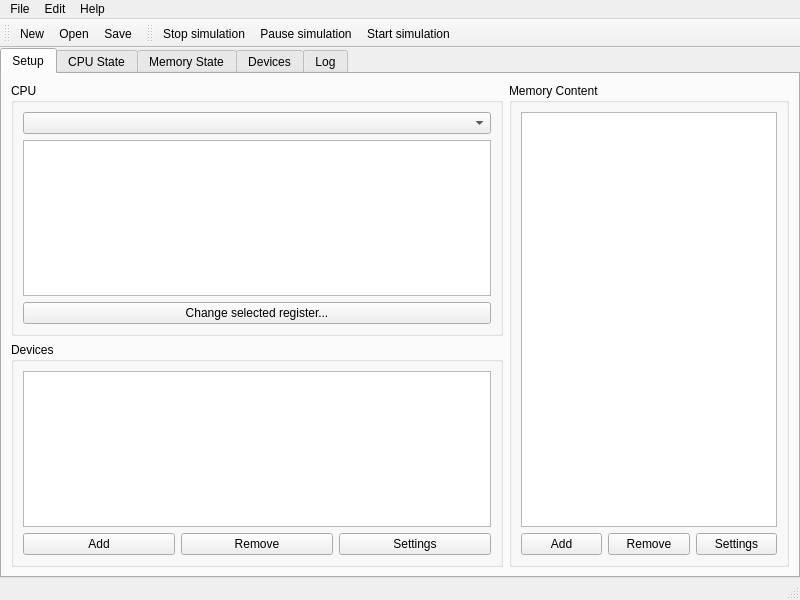
<?xml version="1.0" encoding="UTF-8"?>
<ui version="4.0">
 <class>MainWindow</class>
 <widget class="QMainWindow" name="MainWindow">
  <property name="geometry">
   <rect>
    <x>0</x>
    <y>0</y>
    <width>800</width>
    <height>600</height>
   </rect>
  </property>
  <property name="windowTitle">
   <string>resim</string>
  </property>
  <widget class="QWidget" name="centralwidget">
   <layout class="QHBoxLayout" name="horizontalLayout">
    <property name="margin">
     <number>0</number>
    </property>
    <item>
     <widget class="QTabWidget" name="tabWidget">
      <property name="currentIndex">
       <number>0</number>
      </property>
      <widget class="QWidget" name="tab">
       <attribute name="title">
        <string>Setup</string>
       </attribute>
       <layout class="QGridLayout" name="gridLayout_2">
        <item row="1" column="0">
         <widget class="QGroupBox" name="groupBox">
          <property name="title">
           <string>Devices</string>
          </property>
          <layout class="QGridLayout" name="gridLayout">
           <item row="0" column="0" colspan="3">
            <widget class="QListWidget" name="deviceList"/>
           </item>
           <item row="1" column="0">
            <widget class="QPushButton" name="addDevice">
             <property name="text">
              <string>Add</string>
             </property>
            </widget>
           </item>
           <item row="1" column="1">
            <widget class="QPushButton" name="removeDevice">
             <property name="text">
              <string>Remove</string>
             </property>
            </widget>
           </item>
           <item row="1" column="2">
            <widget class="QPushButton" name="deviceSettings">
             <property name="text">
              <string>Settings</string>
             </property>
            </widget>
           </item>
          </layout>
         </widget>
        </item>
        <item row="0" column="0">
         <widget class="QGroupBox" name="groupBox_3">
          <property name="title">
           <string>CPU</string>
          </property>
          <layout class="QVBoxLayout" name="verticalLayout">
           <item>
            <widget class="QComboBox" name="cpuModel"/>
           </item>
           <item>
            <widget class="QListWidget" name="initialRegisterList"/>
           </item>
           <item>
            <widget class="QPushButton" name="changeRegister">
             <property name="text">
              <string>Change selected register...</string>
             </property>
            </widget>
           </item>
          </layout>
         </widget>
        </item>
        <item row="0" column="1" rowspan="2">
         <widget class="QGroupBox" name="groupBox_2">
          <property name="title">
           <string>Memory Content</string>
          </property>
          <layout class="QGridLayout" name="gridLayout_3">
           <item row="1" column="1">
            <widget class="QPushButton" name="removeMemoryContent">
             <property name="text">
              <string>Remove</string>
             </property>
            </widget>
           </item>
           <item row="1" column="0">
            <widget class="QPushButton" name="addMemoryContent">
             <property name="text">
              <string>Add</string>
             </property>
            </widget>
           </item>
           <item row="1" column="2">
            <widget class="QPushButton" name="changeMemoryContent">
             <property name="text">
              <string>Settings</string>
             </property>
            </widget>
           </item>
           <item row="0" column="0" colspan="3">
            <widget class="QListWidget" name="memoryContentList"/>
           </item>
          </layout>
         </widget>
        </item>
       </layout>
      </widget>
      <widget class="QWidget" name="tab_2">
       <attribute name="title">
        <string>CPU State</string>
       </attribute>
       <layout class="QGridLayout" name="gridLayout_4">
        <item row="0" column="1">
         <widget class="QGroupBox" name="groupBox_4">
          <property name="title">
           <string>Registers</string>
          </property>
          <layout class="QVBoxLayout" name="verticalLayout_2">
           <item>
            <widget class="QListWidget" name="registerState"/>
           </item>
          </layout>
         </widget>
        </item>
        <item row="0" column="0">
         <widget class="QGroupBox" name="groupBox_5">
          <property name="title">
           <string>General</string>
          </property>
          <layout class="QFormLayout" name="formLayout">
           <item row="0" column="0">
            <widget class="QLabel" name="label">
             <property name="text">
              <string>State:</string>
             </property>
            </widget>
           </item>
           <item row="0" column="1">
            <widget class="QLabel" name="cpuState">
             <property name="text">
              <string>Running</string>
             </property>
            </widget>
           </item>
           <item row="1" column="0">
            <widget class="QLabel" name="label_3">
             <property name="text">
              <string>Time:</string>
             </property>
            </widget>
           </item>
           <item row="1" column="1">
            <widget class="QLabel" name="time">
             <property name="text">
              <string>0</string>
             </property>
            </widget>
           </item>
          </layout>
         </widget>
        </item>
        <item row="1" column="0" colspan="2">
         <widget class="QPushButton" name="refreshProcessorState">
          <property name="text">
           <string>Refresh</string>
          </property>
         </widget>
        </item>
       </layout>
      </widget>
      <widget class="QWidget" name="tab_4">
       <attribute name="title">
        <string>Memory State</string>
       </attribute>
      </widget>
      <widget class="QWidget" name="tab_5">
       <attribute name="title">
        <string>Devices</string>
       </attribute>
      </widget>
      <widget class="QWidget" name="tab_3">
       <attribute name="title">
        <string>Log</string>
       </attribute>
       <layout class="QGridLayout" name="gridLayout_5">
        <item row="2" column="2">
         <widget class="QPushButton" name="saveLog">
          <property name="text">
           <string>Save</string>
          </property>
         </widget>
        </item>
        <item row="2" column="0">
         <widget class="QPushButton" name="refreshLog">
          <property name="text">
           <string>Refresh</string>
          </property>
         </widget>
        </item>
        <item row="2" column="1">
         <widget class="QPushButton" name="clearLog">
          <property name="text">
           <string>Clear</string>
          </property>
         </widget>
        </item>
        <item row="0" column="0" colspan="3">
         <widget class="QListWidget" name="log"/>
        </item>
       </layout>
      </widget>
     </widget>
    </item>
   </layout>
  </widget>
  <widget class="QMenuBar" name="menubar">
   <property name="geometry">
    <rect>
     <x>0</x>
     <y>0</y>
     <width>800</width>
     <height>23</height>
    </rect>
   </property>
   <widget class="QMenu" name="menuFile">
    <property name="title">
     <string>File</string>
    </property>
    <addaction name="actionNew"/>
    <addaction name="actionOpen"/>
    <addaction name="actionSave"/>
    <addaction name="actionSaveAs"/>
    <addaction name="actionRecentFiles"/>
    <addaction name="separator"/>
    <addaction name="actionExit"/>
   </widget>
   <widget class="QMenu" name="menuEdit">
    <property name="title">
     <string>Edit</string>
    </property>
    <addaction name="actionStartSimulation"/>
    <addaction name="actionPauseSimulation"/>
    <addaction name="actionStopSimulation"/>
   </widget>
   <widget class="QMenu" name="menuHelp">
    <property name="title">
     <string>Help</string>
    </property>
    <addaction name="actionAbout"/>
   </widget>
   <addaction name="menuFile"/>
   <addaction name="menuEdit"/>
   <addaction name="menuHelp"/>
  </widget>
  <widget class="QStatusBar" name="statusbar"/>
  <widget class="QToolBar" name="toolBar">
   <property name="windowTitle">
    <string>toolBar</string>
   </property>
   <attribute name="toolBarArea">
    <enum>TopToolBarArea</enum>
   </attribute>
   <attribute name="toolBarBreak">
    <bool>false</bool>
   </attribute>
   <addaction name="actionNew"/>
   <addaction name="actionOpen"/>
   <addaction name="actionSave"/>
  </widget>
  <widget class="QToolBar" name="toolBar_2">
   <property name="windowTitle">
    <string>toolBar_2</string>
   </property>
   <attribute name="toolBarArea">
    <enum>TopToolBarArea</enum>
   </attribute>
   <attribute name="toolBarBreak">
    <bool>false</bool>
   </attribute>
   <addaction name="actionStopSimulation"/>
   <addaction name="actionPauseSimulation"/>
   <addaction name="actionStartSimulation"/>
  </widget>
  <action name="actionAbout">
   <property name="icon">
    <iconset resource="../resim.qrc">
     <normaloff>:/icons/icons/help-about.png</normaloff>:/icons/icons/help-about.png</iconset>
   </property>
   <property name="text">
    <string>About...</string>
   </property>
  </action>
  <action name="actionStartSimulation">
   <property name="icon">
    <iconset resource="../resim.qrc">
     <normaloff>:/icons/icons/media-playback-start.png</normaloff>:/icons/icons/media-playback-start.png</iconset>
   </property>
   <property name="text">
    <string>Start simulation</string>
   </property>
  </action>
  <action name="actionPauseSimulation">
   <property name="icon">
    <iconset resource="../resim.qrc">
     <normaloff>:/icons/icons/media-playback-pause.png</normaloff>:/icons/icons/media-playback-pause.png</iconset>
   </property>
   <property name="text">
    <string>Pause simulation</string>
   </property>
  </action>
  <action name="actionStopSimulation">
   <property name="icon">
    <iconset resource="../resim.qrc">
     <normaloff>:/icons/icons/media-playback-stop.png</normaloff>:/icons/icons/media-playback-stop.png</iconset>
   </property>
   <property name="text">
    <string>Stop simulation</string>
   </property>
  </action>
  <action name="actionNew">
   <property name="icon">
    <iconset resource="../resim.qrc">
     <normaloff>:/icons/icons/document-new.png</normaloff>:/icons/icons/document-new.png</iconset>
   </property>
   <property name="text">
    <string>New...</string>
   </property>
  </action>
  <action name="actionOpen">
   <property name="icon">
    <iconset resource="../resim.qrc">
     <normaloff>:/icons/icons/document-open.png</normaloff>:/icons/icons/document-open.png</iconset>
   </property>
   <property name="text">
    <string>Open...</string>
   </property>
  </action>
  <action name="actionSave">
   <property name="icon">
    <iconset resource="../resim.qrc">
     <normaloff>:/icons/icons/document-save.png</normaloff>:/icons/icons/document-save.png</iconset>
   </property>
   <property name="text">
    <string>Save...</string>
   </property>
  </action>
  <action name="actionExit">
   <property name="icon">
    <iconset resource="../resim.qrc">
     <normaloff>:/icons/icons/application-exit.png</normaloff>:/icons/icons/application-exit.png</iconset>
   </property>
   <property name="text">
    <string>Quit</string>
   </property>
  </action>
  <action name="actionRecentFiles">
   <property name="icon">
    <iconset resource="../resim.qrc">
     <normaloff>:/icons/icons/document-open-recent.png</normaloff>:/icons/icons/document-open-recent.png</iconset>
   </property>
   <property name="text">
    <string>Recent files</string>
   </property>
  </action>
  <action name="actionSaveAs">
   <property name="icon">
    <iconset resource="../resim.qrc">
     <normaloff>:/icons/icons/document-save-as.png</normaloff>:/icons/icons/document-save-as.png</iconset>
   </property>
   <property name="text">
    <string>Save as...</string>
   </property>
  </action>
 </widget>
 <resources>
  <include location="../resim.qrc"/>
 </resources>
 <connections>
  <connection>
   <sender>actionAbout</sender>
   <signal>activated()</signal>
   <receiver>MainWindow</receiver>
   <slot>about()</slot>
   <hints>
    <hint type="sourcelabel">
     <x>-1</x>
     <y>-1</y>
    </hint>
    <hint type="destinationlabel">
     <x>399</x>
     <y>299</y>
    </hint>
   </hints>
  </connection>
  <connection>
   <sender>actionNew</sender>
   <signal>activated()</signal>
   <receiver>MainWindow</receiver>
   <slot>newConfig()</slot>
   <hints>
    <hint type="sourcelabel">
     <x>-1</x>
     <y>-1</y>
    </hint>
    <hint type="destinationlabel">
     <x>399</x>
     <y>299</y>
    </hint>
   </hints>
  </connection>
  <connection>
   <sender>actionOpen</sender>
   <signal>activated()</signal>
   <receiver>MainWindow</receiver>
   <slot>open()</slot>
   <hints>
    <hint type="sourcelabel">
     <x>-1</x>
     <y>-1</y>
    </hint>
    <hint type="destinationlabel">
     <x>399</x>
     <y>299</y>
    </hint>
   </hints>
  </connection>
  <connection>
   <sender>actionSave</sender>
   <signal>activated()</signal>
   <receiver>MainWindow</receiver>
   <slot>save()</slot>
   <hints>
    <hint type="sourcelabel">
     <x>-1</x>
     <y>-1</y>
    </hint>
    <hint type="destinationlabel">
     <x>399</x>
     <y>299</y>
    </hint>
   </hints>
  </connection>
  <connection>
   <sender>actionSaveAs</sender>
   <signal>activated()</signal>
   <receiver>MainWindow</receiver>
   <slot>saveAs()</slot>
   <hints>
    <hint type="sourcelabel">
     <x>-1</x>
     <y>-1</y>
    </hint>
    <hint type="destinationlabel">
     <x>399</x>
     <y>299</y>
    </hint>
   </hints>
  </connection>
  <connection>
   <sender>cpuModel</sender>
   <signal>activated(int)</signal>
   <receiver>MainWindow</receiver>
   <slot>selectProcessor(int)</slot>
   <hints>
    <hint type="sourcelabel">
     <x>254</x>
     <y>137</y>
    </hint>
    <hint type="destinationlabel">
     <x>399</x>
     <y>299</y>
    </hint>
   </hints>
  </connection>
  <connection>
   <sender>changeRegister</sender>
   <signal>clicked()</signal>
   <receiver>MainWindow</receiver>
   <slot>changeRegister()</slot>
   <hints>
    <hint type="sourcelabel">
     <x>254</x>
     <y>318</y>
    </hint>
    <hint type="destinationlabel">
     <x>399</x>
     <y>299</y>
    </hint>
   </hints>
  </connection>
  <connection>
   <sender>addDevice</sender>
   <signal>clicked()</signal>
   <receiver>MainWindow</receiver>
   <slot>addDevice()</slot>
   <hints>
    <hint type="sourcelabel">
     <x>101</x>
     <y>536</y>
    </hint>
    <hint type="destinationlabel">
     <x>399</x>
     <y>299</y>
    </hint>
   </hints>
  </connection>
  <connection>
   <sender>removeDevice</sender>
   <signal>clicked()</signal>
   <receiver>MainWindow</receiver>
   <slot>removeDevice()</slot>
   <hints>
    <hint type="sourcelabel">
     <x>254</x>
     <y>536</y>
    </hint>
    <hint type="destinationlabel">
     <x>399</x>
     <y>299</y>
    </hint>
   </hints>
  </connection>
  <connection>
   <sender>deviceSettings</sender>
   <signal>clicked()</signal>
   <receiver>MainWindow</receiver>
   <slot>changeDevice()</slot>
   <hints>
    <hint type="sourcelabel">
     <x>407</x>
     <y>536</y>
    </hint>
    <hint type="destinationlabel">
     <x>399</x>
     <y>299</y>
    </hint>
   </hints>
  </connection>
  <connection>
   <sender>addMemoryContent</sender>
   <signal>clicked()</signal>
   <receiver>MainWindow</receiver>
   <slot>addMemoryContent()</slot>
   <hints>
    <hint type="sourcelabel">
     <x>555</x>
     <y>542</y>
    </hint>
    <hint type="destinationlabel">
     <x>399</x>
     <y>299</y>
    </hint>
   </hints>
  </connection>
  <connection>
   <sender>removeMemoryContent</sender>
   <signal>clicked()</signal>
   <receiver>MainWindow</receiver>
   <slot>removeMemoryContent()</slot>
   <hints>
    <hint type="sourcelabel">
     <x>646</x>
     <y>542</y>
    </hint>
    <hint type="destinationlabel">
     <x>399</x>
     <y>299</y>
    </hint>
   </hints>
  </connection>
  <connection>
   <sender>changeMemoryContent</sender>
   <signal>clicked()</signal>
   <receiver>MainWindow</receiver>
   <slot>changeMemoryContent()</slot>
   <hints>
    <hint type="sourcelabel">
     <x>737</x>
     <y>542</y>
    </hint>
    <hint type="destinationlabel">
     <x>399</x>
     <y>299</y>
    </hint>
   </hints>
  </connection>
  <connection>
   <sender>refreshLog</sender>
   <signal>clicked()</signal>
   <receiver>MainWindow</receiver>
   <slot>refreshLog()</slot>
   <hints>
    <hint type="sourcelabel">
     <x>138</x>
     <y>553</y>
    </hint>
    <hint type="destinationlabel">
     <x>399</x>
     <y>299</y>
    </hint>
   </hints>
  </connection>
  <connection>
   <sender>clearLog</sender>
   <signal>clicked()</signal>
   <receiver>MainWindow</receiver>
   <slot>clearLog()</slot>
   <hints>
    <hint type="sourcelabel">
     <x>399</x>
     <y>553</y>
    </hint>
    <hint type="destinationlabel">
     <x>399</x>
     <y>299</y>
    </hint>
   </hints>
  </connection>
  <connection>
   <sender>saveLog</sender>
   <signal>clicked()</signal>
   <receiver>MainWindow</receiver>
   <slot>saveLog()</slot>
   <hints>
    <hint type="sourcelabel">
     <x>661</x>
     <y>553</y>
    </hint>
    <hint type="destinationlabel">
     <x>399</x>
     <y>299</y>
    </hint>
   </hints>
  </connection>
  <connection>
   <sender>refreshProcessorState</sender>
   <signal>clicked()</signal>
   <receiver>MainWindow</receiver>
   <slot>refreshProcessorState()</slot>
   <hints>
    <hint type="sourcelabel">
     <x>399</x>
     <y>553</y>
    </hint>
    <hint type="destinationlabel">
     <x>399</x>
     <y>299</y>
    </hint>
   </hints>
  </connection>
  <connection>
   <sender>actionStartSimulation</sender>
   <signal>activated()</signal>
   <receiver>MainWindow</receiver>
   <slot>start()</slot>
   <hints>
    <hint type="sourcelabel">
     <x>-1</x>
     <y>-1</y>
    </hint>
    <hint type="destinationlabel">
     <x>399</x>
     <y>299</y>
    </hint>
   </hints>
  </connection>
  <connection>
   <sender>actionPauseSimulation</sender>
   <signal>activated()</signal>
   <receiver>MainWindow</receiver>
   <slot>pause()</slot>
   <hints>
    <hint type="sourcelabel">
     <x>-1</x>
     <y>-1</y>
    </hint>
    <hint type="destinationlabel">
     <x>399</x>
     <y>299</y>
    </hint>
   </hints>
  </connection>
  <connection>
   <sender>actionStopSimulation</sender>
   <signal>activated()</signal>
   <receiver>MainWindow</receiver>
   <slot>stop()</slot>
   <hints>
    <hint type="sourcelabel">
     <x>-1</x>
     <y>-1</y>
    </hint>
    <hint type="destinationlabel">
     <x>399</x>
     <y>299</y>
    </hint>
   </hints>
  </connection>
 </connections>
 <slots>
  <slot>about()</slot>
  <slot>newConfig()</slot>
  <slot>open()</slot>
  <slot>save()</slot>
  <slot>saveAs()</slot>
  <slot>selectProcessor(int)</slot>
  <slot>changeRegister()</slot>
  <slot>addDevice()</slot>
  <slot>removeDevice()</slot>
  <slot>changeDevice()</slot>
  <slot>addMemoryContent()</slot>
  <slot>removeMemoryContent()</slot>
  <slot>changeMemoryContent()</slot>
  <slot>refreshLog()</slot>
  <slot>clearLog()</slot>
  <slot>saveLog()</slot>
  <slot>refreshProcessorState()</slot>
  <slot>start()</slot>
  <slot>pause()</slot>
  <slot>stop()</slot>
 </slots>
</ui>
